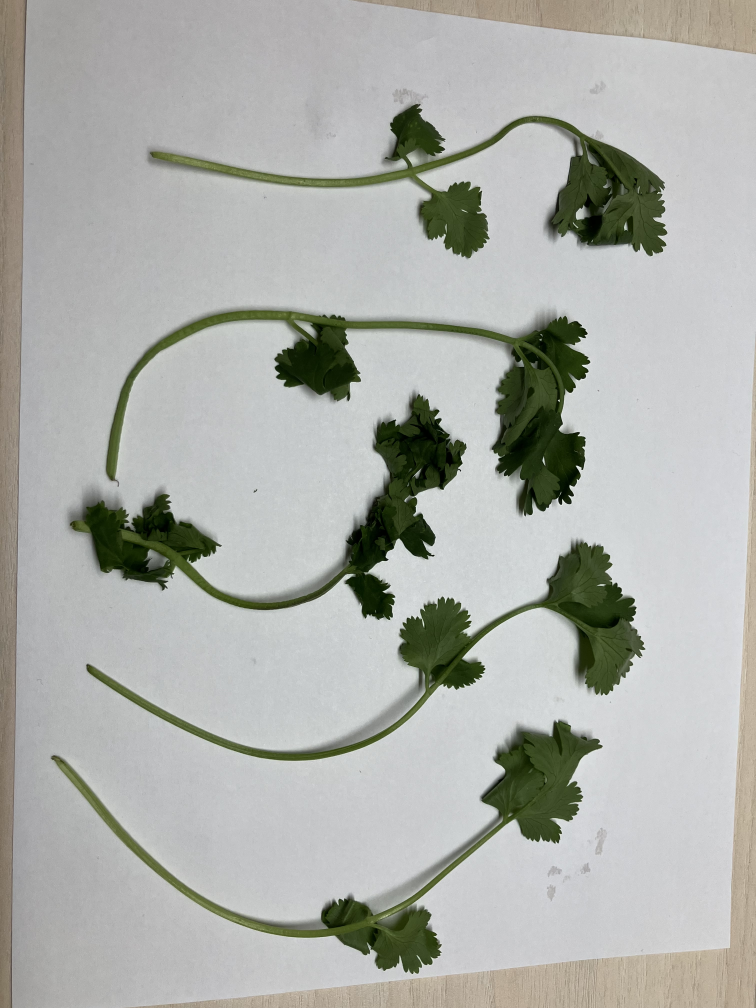
#> input picture images/cilantro.jpg, 3024 x 4032 px (shown at 1/4 size)
$ python hsv_threshold_finder.py images/cilantro.jpg
#> lines starting #> are read from the running program, lines starting #| are printed output that depends on the picture; after the words box and inside, x2 and y2 are one past the last pixel; in counts of white or black regions, pixels touching at a corner belong together
#!/usr/bin/env python3
"""
HSV Threshold Finder for Cilantro Segmentation

This interactive tool helps you find the perfect HSV color threshold values
for segmenting cilantro (or any green object) from a background.

Usage:
    python hsv_threshold_finder.py <path_to_image>

Example:
    python hsv_threshold_finder.py images/cilantro_sample.jpg

Controls:
    - Use the trackbars to adjust HSV min/max values in real-time
    - Press 'q' to quit
    - Press 's' to save the current threshold values to a file
    - The tool will display 4 windows:
        1. Original image
        2. HSV image (for reference)
        3. Binary mask (white = cilantro, black = background)
        4. Segmented result (original image with background removed)
"""

import cv2
import numpy as np
import sys
import os


class HSVThresholdFinder:
    def __init__(self, image_path):
        """Initialize the threshold finder with an image."""
#> called with image_path = 'images/cilantro.jpg'
        # Load the image
        self.image = cv2.imread(image_path)
#> self.image is the input picture: shape (4032, 3024, 3); mean B, G, R 169.6, 174.8, 172.7
        if self.image is None:
            raise ValueError(f"Could not load image from: {image_path}")

        # Resize if image is too large (for better display)
        height, width = self.image.shape[:2]
#> height = 4032; width = 3024
        max_dimension = 800
        if max(height, width) > max_dimension:
            scale = max_dimension / max(height, width)
#> scale = 0.198
            new_width = int(width * scale)
#> new_width = 600
            new_height = int(height * scale)
#> new_height = 800
            self.image = cv2.resize(self.image, (new_width, new_height))
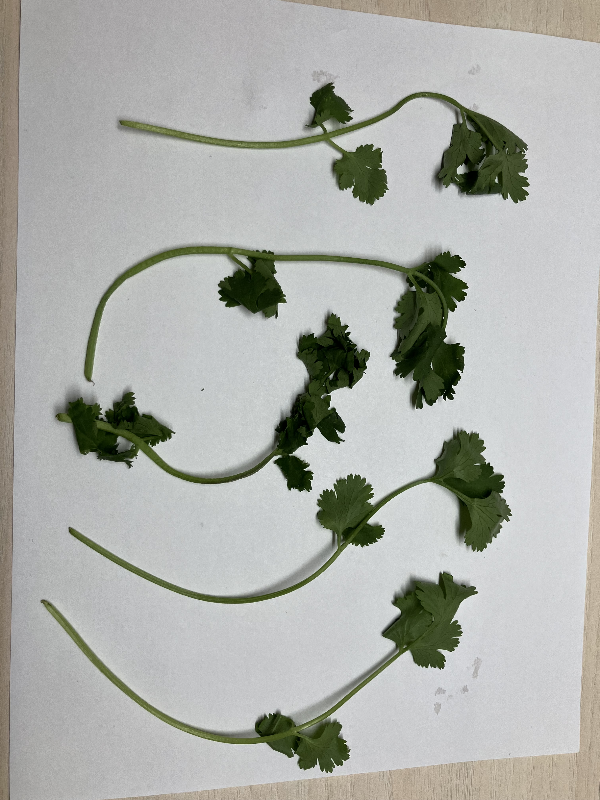
#> self.image: shape (800, 600, 3); mean B, G, R 169.4, 174.6, 172.5

        # Convert to HSV
        self.hsv = cv2.cvtColor(self.image, cv2.COLOR_BGR2HSV)
#> self.hsv: shape (800, 600, 3); mean H, S, V 71, 25.6, 176.3

        # Starting threshold values (good defaults for fresh green cilantro)
        # OpenCV uses: H: 0-179, S: 0-255, V: 0-255
        self.h_min = 35   # Yellowish-green
        self.h_max = 85   # Bluish-green
        self.s_min = 40   # Some saturation (not grayish)
        self.s_max = 255  # Maximum saturation
        self.v_min = 40   # Not too dark
        self.v_max = 255  # Maximum brightness

        # Window names
        self.window_name = "HSV Threshold Finder"
        self.trackbar_window = "Adjust Thresholds"

    def nothing(self, x):
        """Dummy callback for trackbars."""
        pass

    def create_trackbars(self):
        """Create trackbar window with sliders for HSV thresholds."""
        cv2.namedWindow(self.trackbar_window)

        # Create trackbars for HSV min/max values
        cv2.createTrackbar("H Min", self.trackbar_window, self.h_min, 179, self.nothing)
        cv2.createTrackbar("H Max", self.trackbar_window, self.h_max, 179, self.nothing)
        cv2.createTrackbar("S Min", self.trackbar_window, self.s_min, 255, self.nothing)
        cv2.createTrackbar("S Max", self.trackbar_window, self.s_max, 255, self.nothing)
        cv2.createTrackbar("V Min", self.trackbar_window, self.v_min, 255, self.nothing)
        cv2.createTrackbar("V Max", self.trackbar_window, self.v_max, 255, self.nothing)

    def get_current_thresholds(self):
        """Get current threshold values from trackbars."""
        self.h_min = cv2.getTrackbarPos("H Min", self.trackbar_window)
        self.h_max = cv2.getTrackbarPos("H Max", self.trackbar_window)
        self.s_min = cv2.getTrackbarPos("S Min", self.trackbar_window)
        self.s_max = cv2.getTrackbarPos("S Max", self.trackbar_window)
        self.v_min = cv2.getTrackbarPos("V Min", self.trackbar_window)
        self.v_max = cv2.getTrackbarPos("V Max", self.trackbar_window)

        return (self.h_min, self.s_min, self.v_min), (self.h_max, self.s_max, self.v_max)

    def create_mask(self, lower_bound, upper_bound):
        """Create binary mask based on HSV thresholds."""
        mask = cv2.inRange(self.hsv, lower_bound, upper_bound)
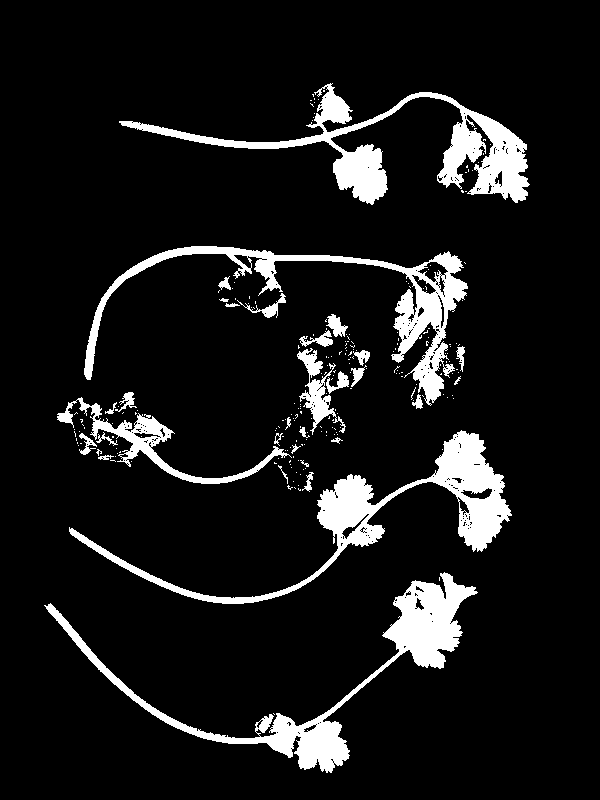
#> mask: shape (800, 600); 9.6% white; 225 white regions (194 under 20 px)
        return mask

    def apply_mask(self, mask):
        """Apply mask to original image to show segmented result."""
        result = cv2.bitwise_and(self.image, self.image, mask=mask)
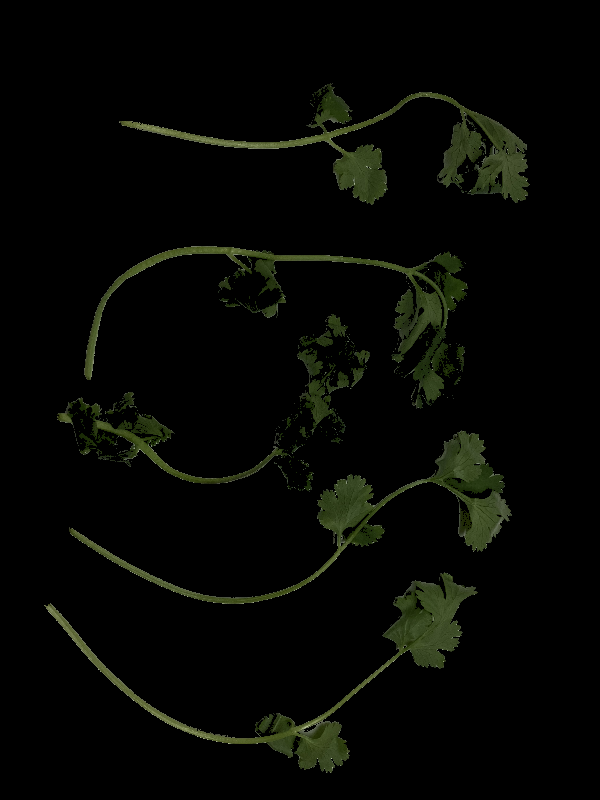
#> result: shape (800, 600, 3); mean B, G, R 3.4, 6.9, 5.6
        return result

    def show_sprigs(self, mask):
        """Show individual sprigs with contours and labels."""
        # Find contours to identify individual sprigs
        contours, _ = cv2.findContours(mask, cv2.RETR_EXTERNAL, cv2.CHAIN_APPROX_SIMPLE)
#> contours = 220 contours, 196 with area under 20; largest, box (x1, y1, x2, y2) and area: (69, 430, 512, 604) 9966, (44, 572, 478, 773) 9811, (119, 83, 530, 205) 9506, (84, 246, 468, 406) 8245, (57, 397, 292, 484) 2592

        # Filter small noise
        min_area = 100
        contours = [c for c in contours if cv2.contourArea(c) >= min_area]
#> contours = 14 contours; largest, box (x1, y1, x2, y2) and area: (69, 430, 512, 604) 9966, (44, 572, 478, 773) 9811, (119, 83, 530, 205) 9506, (84, 246, 468, 406) 8245, (57, 397, 292, 484) 2592
        contours = sorted(contours, key=cv2.contourArea, reverse=True)

        # Create image with labeled sprigs
        sprigs_img = self.image.copy()
        colors = [(255, 0, 0), (0, 255, 0), (0, 0, 255), (255, 255, 0),
                  (255, 0, 255), (0, 255, 255), (128, 0, 128), (255, 128, 0)]

        for idx, contour in enumerate(contours):
            color = colors[idx % len(colors)]
            # Draw contour outline
            cv2.drawContours(sprigs_img, [contour], -1, color, 2)
            # Add sprig number
            M = cv2.moments(contour)
            if M["m00"] != 0:
                cx = int(M["m10"] / M["m00"])
                cy = int(M["m01"] / M["m00"])
                cv2.putText(sprigs_img, str(idx + 1), (cx, cy),
                           cv2.FONT_HERSHEY_SIMPLEX, 1.0, color, 2)
#> this loop made 14 passes
#> (color, cx, cy) on passes 1 to 12: ((255, 0, 0), 389, 509), ((0, 255, 0), 339, 671), ((0, 0, 255), 402, 151), ((255, 255, 0), 349, 300), ((255, 0, 255), 153, 442), ((0, 255, 255), 316, 389), ((128, 0, 128), 336, 325), ((255, 128, 0), 270, 307), ((255, 0, 0), 319, 339), ((0, 255, 0), 338, 382), ((0, 0, 255), 362, 355), ((255, 255, 0), 357, 374)
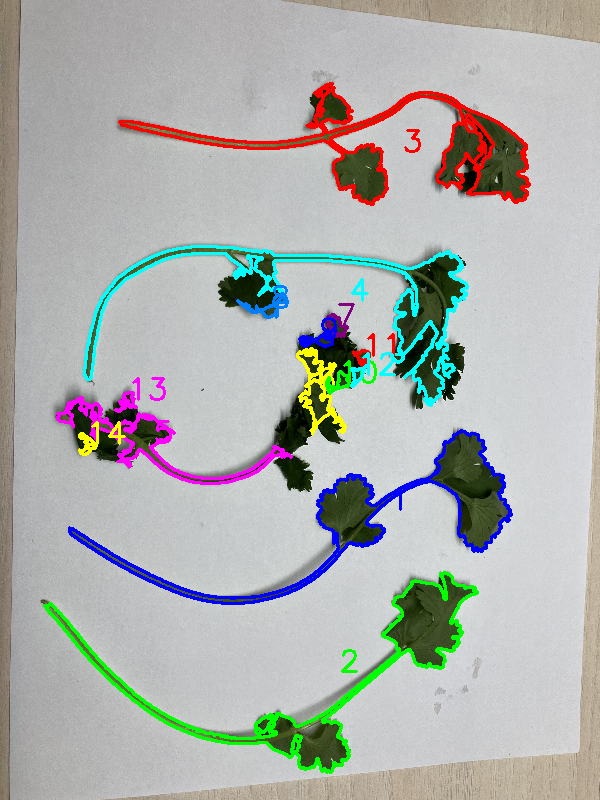
#> sprigs_img: shape (800, 600, 3); 6.42% of pixels changed, all inside (x1, y1, x2, y2) = (43, 82, 531, 774)

        return sprigs_img, len(contours)

    # [17 lines left out: function save_thresholds, not called in this run]

    def run(self):
        """Run the interactive threshold finder."""
        print("\n" + "="*60)
        print("HSV Threshold Finder for Cilantro Segmentation")
        print("="*60)
        print("\nControls:")
        print("  - Adjust the trackbars to find perfect threshold values")
        print("  - Press 's' to save the current values to a file")
        print("  - Press 'q' to quit")
        print("\nWindows:")
        print("  1. Original - Your input image")
        print("  2. HSV - HSV color space representation")
        print("  3. Mask - Binary mask (white = cilantro, black = background)")
        print("  4. Result - Segmented cilantro with background removed")
        print("  5. Sprigs - Individual sprigs detected and labeled")
        print("="*60 + "\n")

        # Create trackbars
        self.create_trackbars()

        while True:
            # Get current threshold values
            lower_bound, upper_bound = self.get_current_thresholds()
            lower_bound = np.array(lower_bound)
            upper_bound = np.array(upper_bound)

            # Create mask and result
            mask = self.create_mask(lower_bound, upper_bound)
            result = self.apply_mask(mask)
            sprigs_img, num_sprigs = self.show_sprigs(mask)
#> num_sprigs = 14

            # Display all windows
            cv2.imshow("1. Original", self.image)
            cv2.imshow("2. HSV", self.hsv)
            cv2.imshow("3. Mask", mask)
            cv2.imshow("4. Result (Segmented)", result)
            cv2.imshow(f"5. Sprigs ({num_sprigs} detected)", sprigs_img)

            # Handle key presses
            key = cv2.waitKey(1) & 0xFF
#> (key q is pressed here)

            if key == ord('q'):
                print("\nExiting...")
                break
            elif key == ord('s'):
                self.save_thresholds()

        # Clean up
        cv2.destroyAllWindows()


def main():
    """Main entry point."""
    # Check command line arguments
    if len(sys.argv) != 2:
        print("Usage: python hsv_threshold_finder.py <path_to_image>")
        print("\nExample:")
        print("  python hsv_threshold_finder.py images/cilantro_sample.jpg")
        sys.exit(1)

    image_path = sys.argv[1]

    # Check if file exists
    if not os.path.exists(image_path):
        print(f"Error: Image file not found: {image_path}")
        sys.exit(1)

    try:
        # Create and run the threshold finder
        finder = HSVThresholdFinder(image_path)
        finder.run()
    except Exception as e:
        print(f"Error: {e}")
        sys.exit(1)


if __name__ == "__main__":
    main()

$ run again, on data/Day 0 - Oct 18/Bottom Layer Inside Bag.jpg
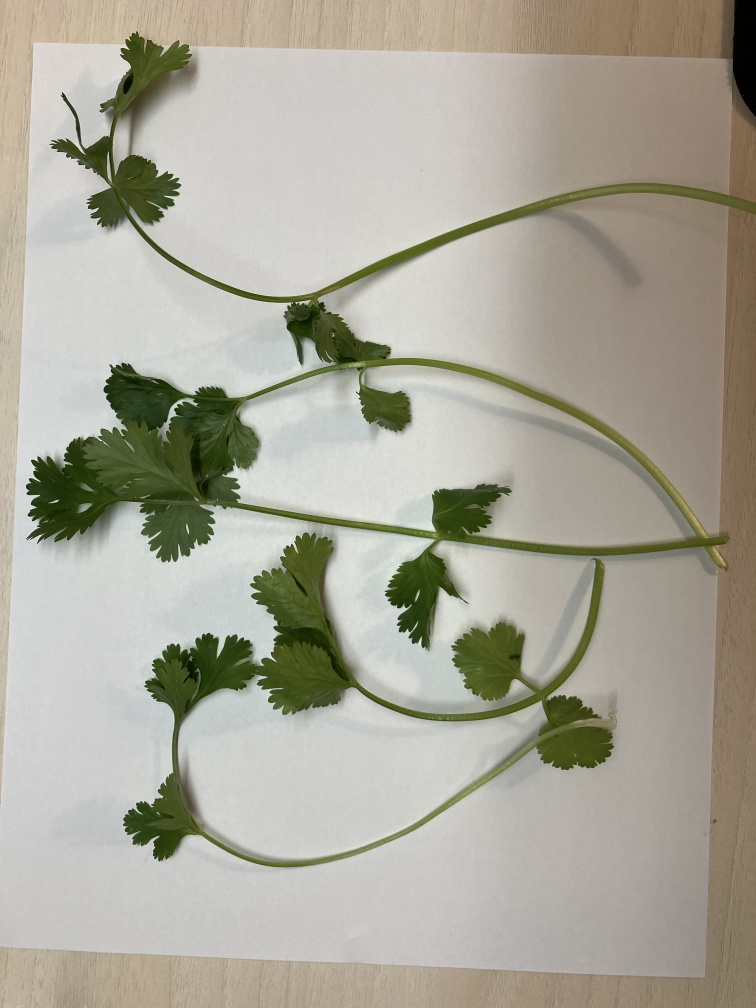
#> input picture data/Day 0 - Oct 18/Bottom Layer Inside Bag.jpg, 3024 x 4032 px (shown at 1/4 size)
#> in __init__, self.image is the input picture: shape (4032, 3024, 3); mean B, G, R 153.5, 167, 169.8
#> self.image: shape (800, 600, 3)
#> self.hsv: shape (800, 600, 3); mean H, S, V 29.3, 39.8, 171.8
#> in create_mask, `mask = cv2.inRange(self.hsv, lower_bound, upper_bound)`:
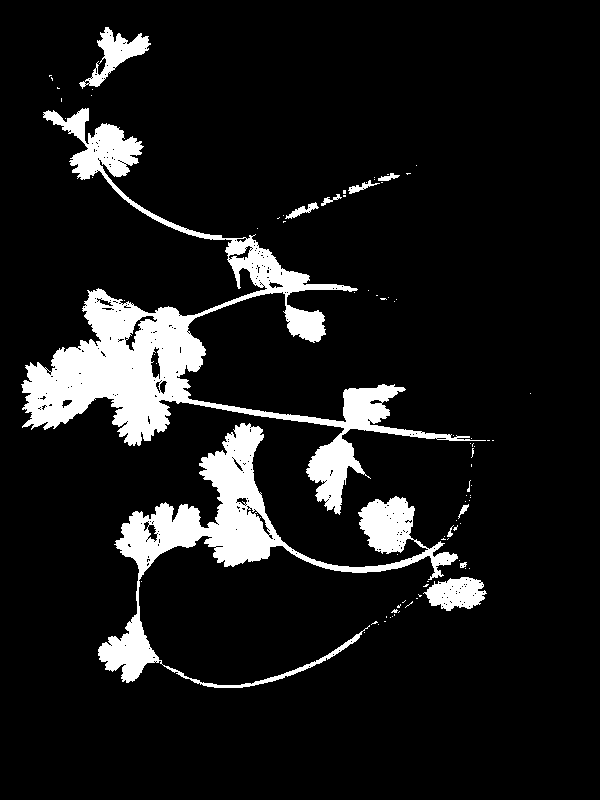
#> mask: shape (800, 600); 10.2% white; 88 white regions (77 under 20 px)
#> in show_sprigs, `contours, _ = cv2.findContours(mask, cv2.RETR_EXTERNAL, cv2.CHAIN_APPR..`: contours = 85 contours, 75 with area under 20; largest, box (x1, y1, x2, y2) and area: (21, 108, 486, 515) 28087, (98, 423, 458, 688) 15940, (423, 577, 487, 611) 1371, (79, 27, 151, 89) 1344, (285, 202, 319, 219) 150
#> in show_sprigs, `contours = [c for c in contours if cv2.contourArea(c) >= min_area]`: contours = 6 contours; box (x1, y1, x2, y2) and area: (21, 108, 486, 515) 28087, (98, 423, 458, 688) 15940, (423, 577, 487, 611) 1371, (79, 27, 151, 89) 1344, (285, 202, 319, 219) 150, (348, 180, 380, 194) 104
#> the loop in show_sprigs, `for idx, contour in enumerate(contours):` made 6 passes
#> (color, cx, cy) on passes 1 to 6: ((255, 0, 0), 179, 343), ((0, 255, 0), 240, 540), ((0, 0, 255), 456, 593), ((255, 255, 0), 115, 53), ((255, 0, 255), 302, 210), ((0, 255, 255), 359, 187)
#> after the loop in show_sprigs, `for idx, contour in enumerate(contours):`:
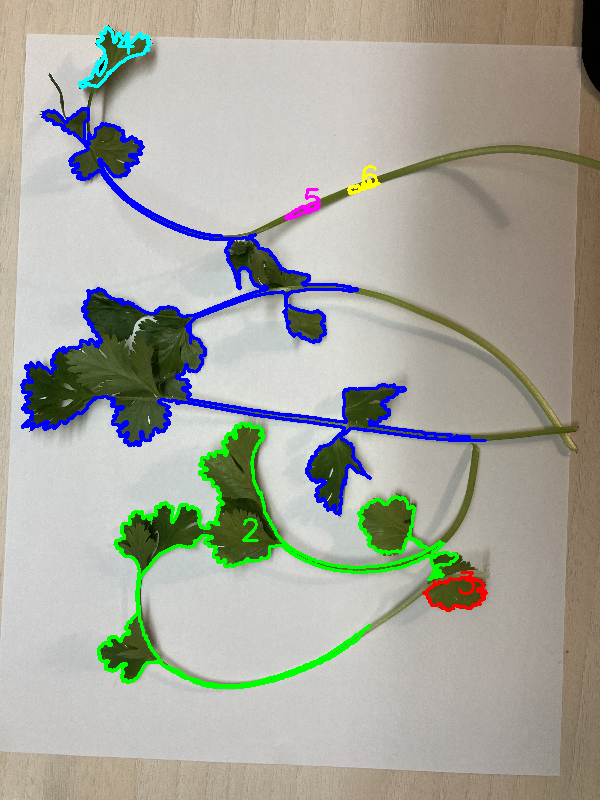
#> sprigs_img: shape (800, 600, 3); mean B, G, R 156.8, 166.6, 165.5
#> num_sprigs = 6

$ run again, on data/Day 0 - Oct 18/Bottom Layer Outside Bag.jpg
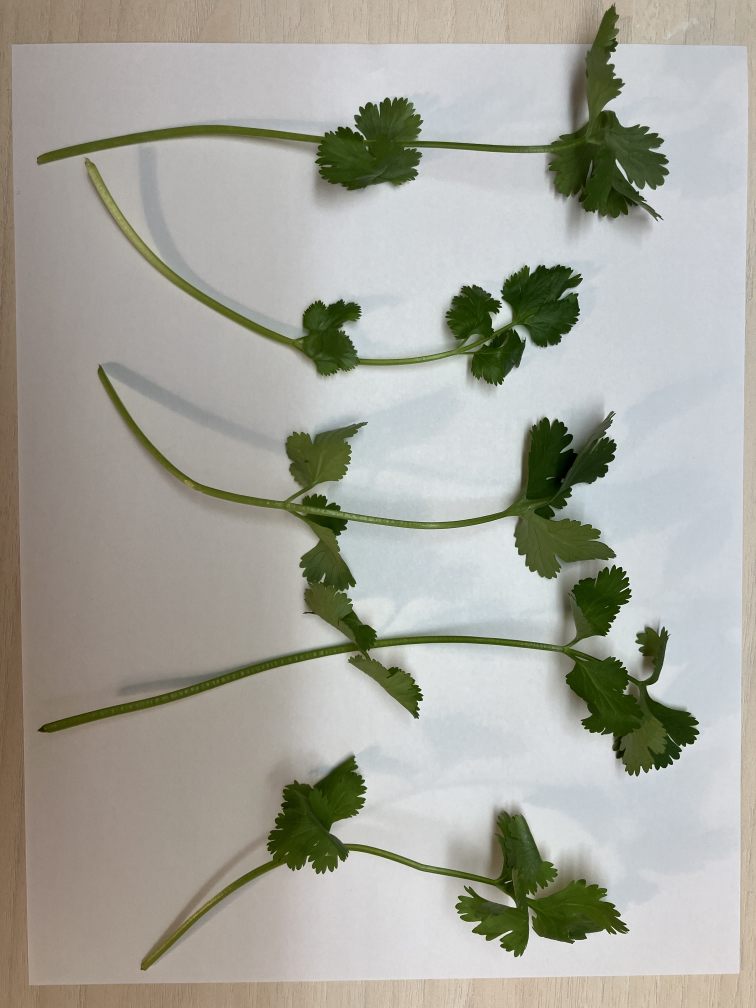
#> input picture data/Day 0 - Oct 18/Bottom Layer Outside Bag.jpg, 3024 x 4032 px (shown at 1/4 size)
#> in __init__, self.image is the input picture: shape (4032, 3024, 3); mean B, G, R 157.1, 166.5, 166.7
#> self.image: shape (800, 600, 3)
#> self.hsv: shape (800, 600, 3); mean H, S, V 54.4, 40.3, 171.6
#> in create_mask, `mask = cv2.inRange(self.hsv, lower_bound, upper_bound)`:
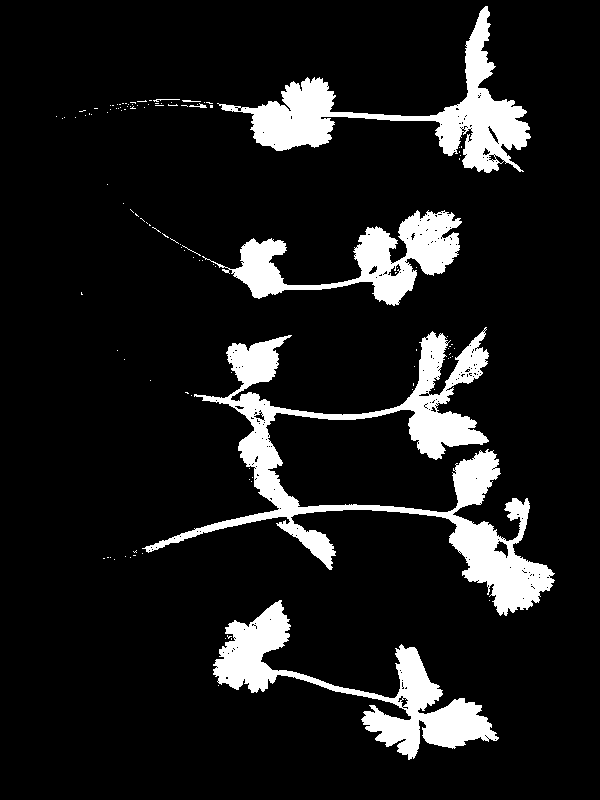
#> mask: shape (800, 600); 11% white; 116 white regions (108 under 20 px)
#> in show_sprigs, `contours, _ = cv2.findContours(mask, cv2.RETR_EXTERNAL, cv2.CHAIN_APPR..`: contours = 114 contours, 110 with area under 20; largest, box (x1, y1, x2, y2) and area: (142, 327, 555, 616) 20756, (217, 6, 531, 173) 11030, (213, 600, 499, 760) 10260, (202, 210, 462, 306) 7791
#> in show_sprigs, `contours = [c for c in contours if cv2.contourArea(c) >= min_area]`: contours = 4 contours; box (x1, y1, x2, y2) and area: (142, 327, 555, 616) 20756, (217, 6, 531, 173) 11030, (213, 600, 499, 760) 10260, (202, 210, 462, 306) 7791
#> the loop in show_sprigs, `for idx, contour in enumerate(contours):` made 4 passes
#> (color, cx, cy) on passes 1 to 4: ((255, 0, 0), 394, 469), ((0, 255, 0), 403, 114), ((0, 0, 255), 355, 687), ((255, 255, 0), 364, 258)
#> after the loop in show_sprigs, `for idx, contour in enumerate(contours):`:
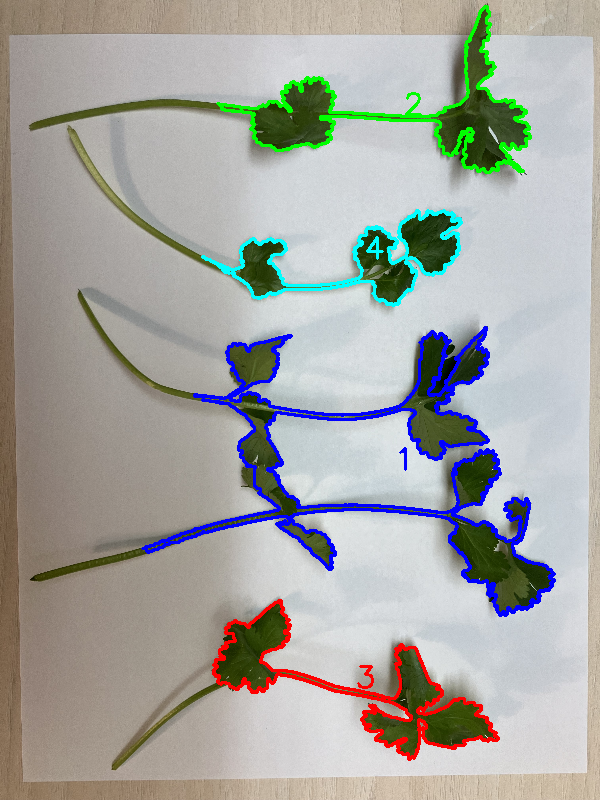
#> sprigs_img: shape (800, 600, 3); mean B, G, R 161.1, 165.5, 164.4
#> num_sprigs = 4
